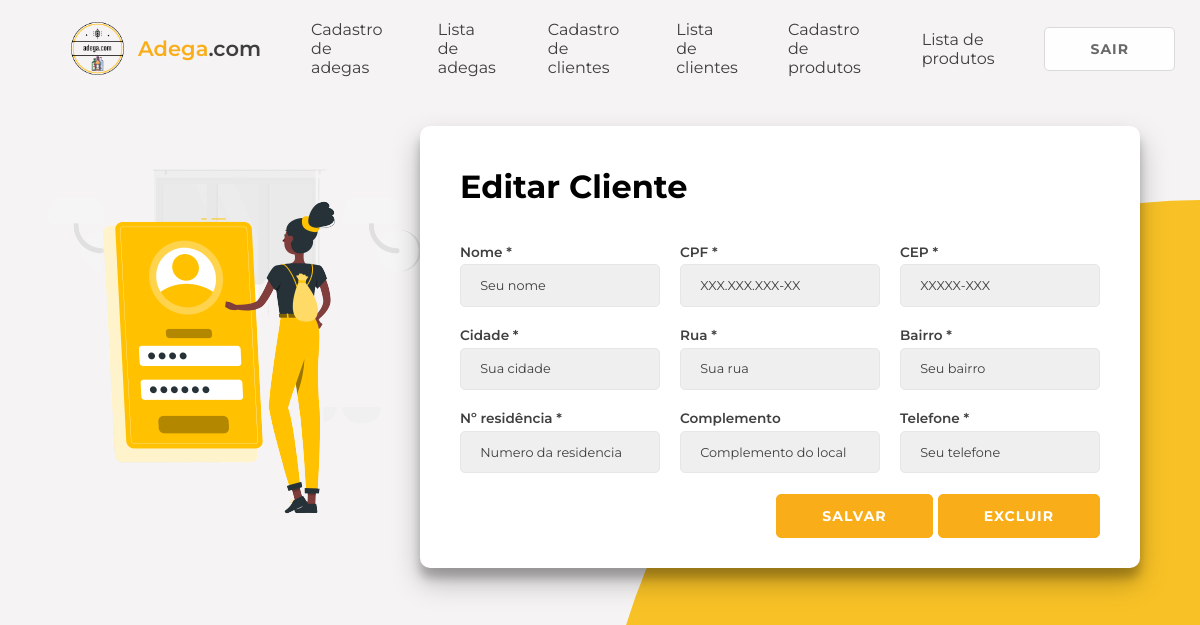
The page /cliente/4 (signed in) on the database as committed earlier.
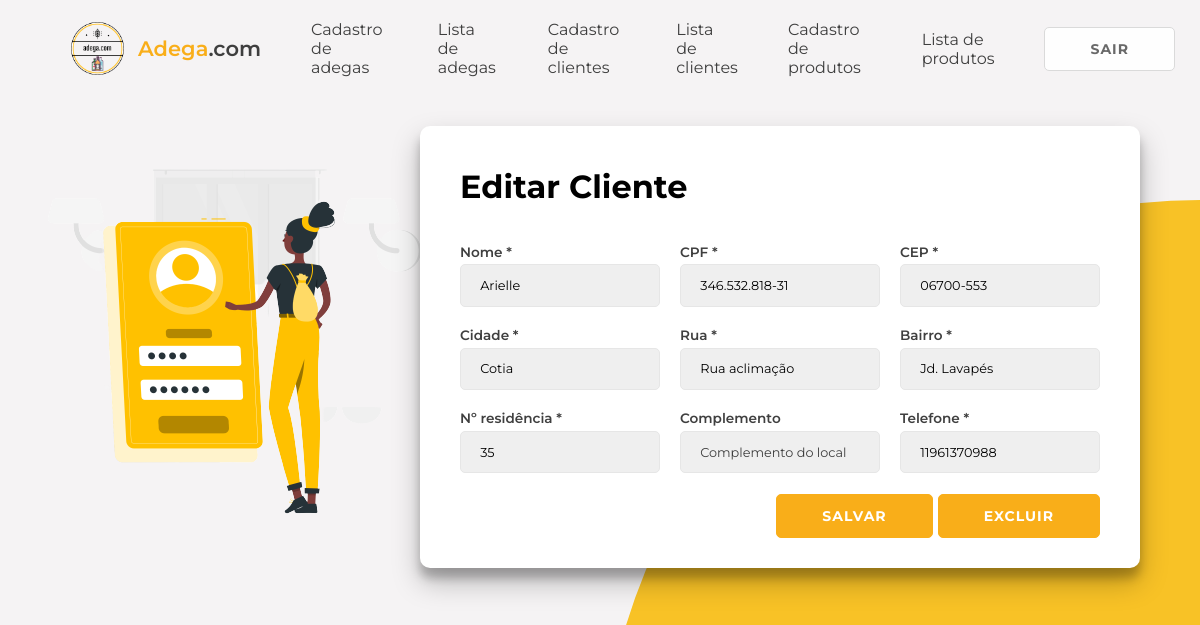
The same page on the database as committed later.
### tables this page shows
CREATE TABLE clientes (
    id_cliente INTEGER PRIMARY KEY AUTOINCREMENT,
    nomeCliente VARCHAR(50) NOT NULL,
    cpf VARCHAR(50) NOT NULL,
    cep VARCHAR(50) NOT NULL,
    cidade VARCHAR(50) NOT NULL,
    rua VARCHAR(50) NOT NULL,
    bairro VARCHAR(50) NOT NULL,
    nResidencia VARCHAR(50) NOT NULL,
    complemento VARCHAR(50) NULL,
    telefone VARCHAR(50) NOT NULL,
    UNIQUE(cpf)
);

### routes.py (the view)
@app.route("/cliente/<int:id_cliente>", methods = ["GET"])
def form_alterar_cliente_api(id_cliente):
    logado = autenticar_login()
    if logado is None:
        return redirect("/")
    cliente = db_consultar_cliente(id_cliente)
    return render_template("cadastro-cliente.html", logado = logado, cliente = cliente)

### database.py (called while the page is built)
def row_to_dict(description, row):
    if row is None: return None
    d = {}
    for i in range(0, len(row)):
        d[description[i][0]] = row[i]
    return d

def conectar():
    return sqlite3.connect('adega.db')

def db_fazer_login(login, senha):
    with closing(conectar()) as con, closing(con.cursor()) as cur:
        cur.execute("SELECT u.login, u.senha, u.nome FROM usuario u WHERE u.login = ? AND u.senha = ?", [login, senha])
        return row_to_dict(cur.description, cur.fetchone())

def db_consultar_cliente(id_cliente):
    with closing(conectar()) as con, closing(con.cursor()) as cur:
        cur.execute("SELECT id_cliente, nomeCliente, cpf, cep, cidade, rua, bairro, nResidencia, complemento, telefone FROM clientes WHERE id_cliente = ?", [id_cliente])
        return row_to_dict(cur.description, cur.fetchone())

### routes.py (called while the page is built)
def autenticar_login():
    login = request.cookies.get("login", "")
    senha = request.cookies.get("senha", "")
    return db_fazer_login(login, senha)

### templates/cadastro-cliente.html (shortened to what the changed rows need)
<!DOCTYPE html>
<html lang="pt-br">
	<head>
		<link rel="stylesheet" href="/static/css/global.css" />
        <link rel="stylesheet" href="/static/css/pages/cadastro-clientes.css" />
    </head>
    <body>
        <div class="container" id="container">
            <div class="right-register">
                <div class="form-container-register register-in-container">
                    <form action="/cliente/{{ cliente['id_cliente'] }}" method="POST">
                        {% if cliente['id_cliente'] != 'cadastro' %}
                            <h1>Editar Cliente</h1>
                        {% else %}
                            <h1>Cadastrar Cliente</h1>
                        {% endif %}
                        <div class="input-group">
                            <div class="input-box">
                                <label for="nomeCliente">Nome *</label>
                                <input id="nomeCliente" type="text" name="nomeCliente" value="{{cliente['nomeCliente']}}" placeholder="Seu nome" required>
                            </div>
                            <div class="input-box">
                                <label for="cpf">CPF *</label>
                                <input Id="cpf" type="text" name="cpf" value="{{cliente['cpf']}}" placeholder="XXX.XXX.XXX-XX" required>
                            </div>
                            <div class="input-box">
                                <label for="cep">CEP *</label>
                                <input id="cep" type="text" name="cep" value="{{cliente['cep']}}" placeholder="XXXXX-XXX" required>
                            </div>
                            <div class="input-box">
                                <label for="cidade">Cidade *</label>
                                <input id="cidade" type="text" name="cidade" value="{{cliente['cidade']}}" placeholder="Sua cidade" required>
                            </div>
                            <div class="input-box">
                                <label for="rua">Rua *</label>
                                <input id="rua" type="text" name="rua" value="{{cliente['rua']}}" placeholder="Sua rua" required>
                            </div>
                            <div class="input-box">
                                <label for="bairro">Bairro *</label>
                                <input id="bairro" type="text" name="bairro" value="{{cliente['bairro']}}" placeholder="Seu bairro" required>
                            </div>
                            <div class="input-box">
                                <label for="nResidencia">Nº residência *</label>
                                <input id="nResidencia" type="text" name="nResidencia" value="{{cliente['nResidencia']}}" placeholder="Numero da residencia" required>
                            </div>
                            <div class="input-box">
                                <label for="telefone">Telefone *</label>
                                <input id="telefone" type="text" name="telefone" value="{{cliente['telefone']}}" placeholder="Seu telefone" required>
                            </div>
                        </div>
                    </form>
                </div>
            </div>
        </div>
    </body>
</html>

Rows that differ between the two databases and show on the page:
added clientes: nomeCliente "Arielle", cpf "346.532.818-31", cep "06700-553", cidade "Cotia", rua "Rua aclimação", bairro "Jd. Lavapés", nResidencia "35", telefone "11961370988"
